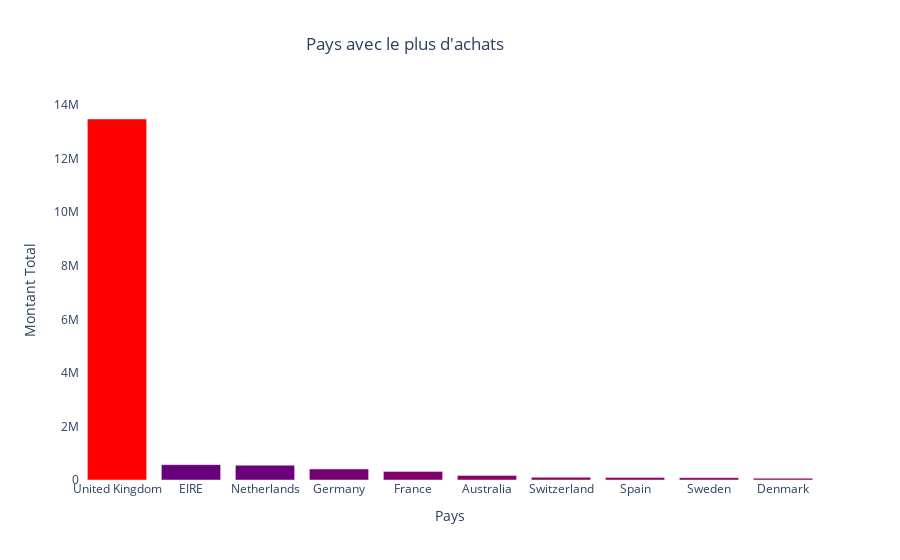

Notebook code cell kept with this figure:
### Code cell
fig = go.Figure(data=[
    go.Bar(name="Pays avec le plus d'achats", 
           x=df_countries_purchase_desc['Country'].astype(str), 
           y=df_countries_purchase_desc['TotalPrice'],
           marker_opacity=1,
           marker={'color': df_countries_purchase_desc['TotalPrice'],
                   'colorscale': 'Rainbow'})
    ])

fig.update_layout(title="Pays avec le plus d'achats",
                  title_x=0.45,
                  xaxis_title="Pays",
                  yaxis_title="Montant Total",
                  plot_bgcolor='white')
fig.show()

### Figure 1 — Plotly figure (JSON) as saved in the notebook; plotly's stock layout.template omitted (floating-point values rounded to 4 significant figures)
{"data": [{"marker": {"color": [13480000.0, 573500.0, 548300.0, 412000.0, 320000.0, 166400.0, 98780.0, 91010.0, 87420.0, 64460.0], "colorscale": [[0, "rgb(150,0,90)"], [0.125, "rgb(0,0,200)"], [0.25, "rgb(0,25,255)"], [0.375, "rgb(0,152,255)"], [0.5, "rgb(44,255,150)"], [0.625, "rgb(151,255,0)"], [0.75, "rgb(255,234,0)"], [0.875, "rgb(255,111,0)"], [1, "rgb(255,0,0)"]], "opacity": 1}, "name": "Pays avec le plus d'achats", "type": "bar", "x": ["United Kingdom", "EIRE", "Netherlands", "Germany", "France", "Australia", "Switzerland", "Spain", "Sweden", "Denmark"], "y": [13480000.0, 573500.0, 548300.0, 412000.0, 320000.0, 166400.0, 98780.0, 91010.0, 87420.0, 64460.0]}], "layout": {"plot_bgcolor": "white", "title": {"text": "Pays avec le plus d'achats", "x": 0.45}, "xaxis": {"title": {"text": "Pays"}}, "yaxis": {"title": {"text": "Montant Total"}}}}
